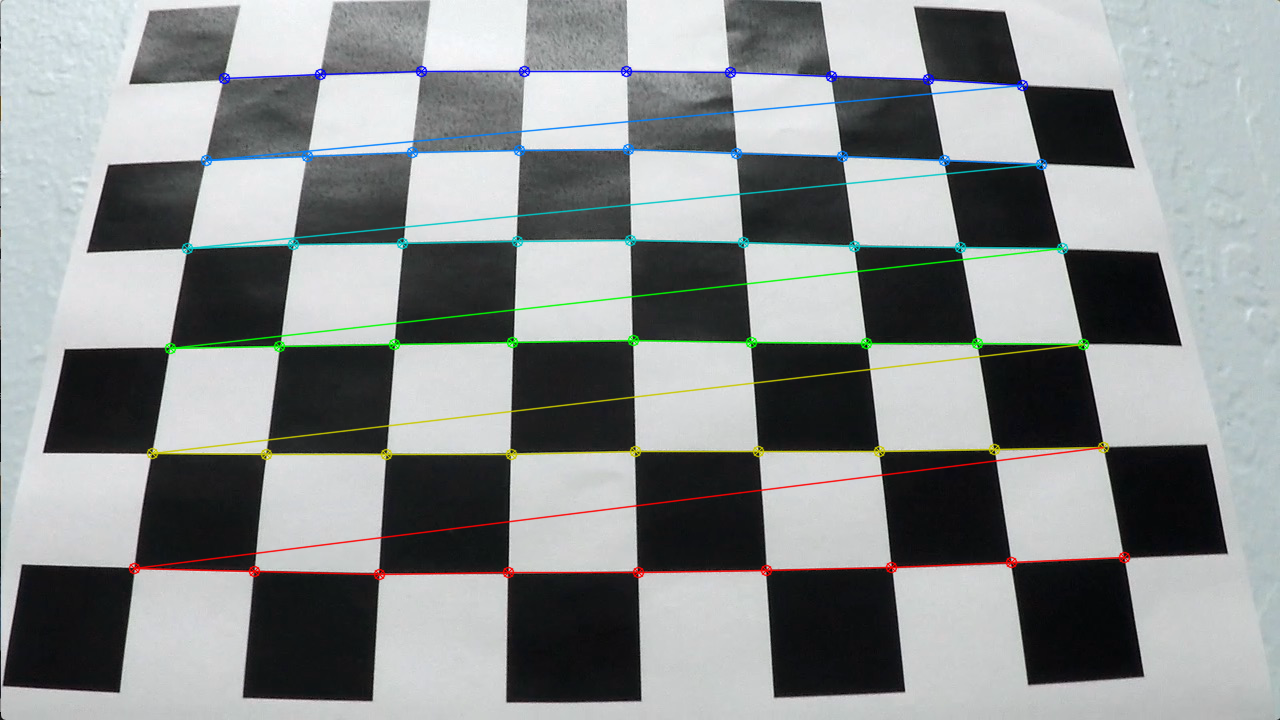
#> input picture output_images/calibration/calibration_0.jpg, 1280 x 720 px, given as the content of the folder ./test_images, which was not available
$ jupyter execute --allow-errors AdvancedLaneFinding.ipynb   (shell and % lines are left out)   (older library calls are emulated)   (text cells are left out)
#> lines starting #> are read from the running program, lines starting #| are printed output that depends on the picture; after the words box and inside, x2 and y2 are one past the last pixel; in counts of white or black regions, pixels touching at a corner belong together; pictures that were not available may be replaced by others from this repository, and a replacement may not be noted
[cell 1]
import os
import numpy as np
import cv2
import glob
import matplotlib.pyplot as plt
import matplotlib.image as mpimg

[cell 2]
DEBUG = True
SHOW_IMAGES = False

if DEBUG:
    images = glob.glob('./test_images/*')

[cell 3]
def calibrate_camera(nx, ny, images, DEBUG = False, SHOW_IMAGES = False):

    """
    Calibrate camera using a set of calibration images with chessboards.
    Returns:
        mtx: Camera Matrix
        dist: Distortion coefficients
    """

    # 3-D points: (x, y, z)
    objp = np.zeros((nx*ny,3), np.float32)
    objp[:,:2] = np.mgrid[0:nx,0:ny].T.reshape(-1,2)

    # Arrays to store object points and image points from all the images.
    objpoints = [] # 3d points in real world space
    imgpoints = [] # 2d points in image plane.

    # Step through the list and search for chessboard corners
    for i in range(0, len(images)):

        # Read Image
        img = cv2.imread(images[i])

        # Convert to Gray Scale
        gray = cv2.cvtColor(img,cv2.COLOR_BGR2GRAY)

        # Find the chessboard corners
        ret, corners = cv2.findChessboardCorners(gray, (nx,ny), None)

        if (DEBUG):
            print(f"Image {images[i]} ({i}/{len(images)}) - Corners Found: {ret}")

        # If found, add object points, image points
        if ret == True:
            objpoints.append(objp)
            imgpoints.append(corners)

            # Draw and display the corners
            cv2.drawChessboardCorners(img, (nx, ny), corners, ret)
            plt.imsave(f'./output_images/calibration/calibration_{i}.jpg', img)

    # Calibrate Camera using object points and image points
    # ret, mtx, dist, rvecs, tvecs - Ignoring irrelvant outputs for this project
    _, mtx, dist, _, _ = cv2.calibrateCamera(objpoints, imgpoints,
                                             gray.shape[::-1],None,None)


    # Return Camera matrix and distortion coefficients
    return mtx, dist

[cell 4]
if DEBUG:
    # Make a list of calibration images

    cal_images = glob.glob('./camera_cal/calibration*.jpg')
    mtx, dist = calibrate_camera(9, 6, cal_images, DEBUG, SHOW_IMAGES)
#> in calibrate_camera, img is the input picture: shape (720, 1280, 3); mean B, G, R 141.3, 141.1, 137.4
#> in calibrate_camera, `ret, corners = cv2.findChessboardCorners(gray, (nx,ny), None)`: ret = True; corners = 54 rows, first 8: [223, 78.5], [320, 74.5], [420, 71.5], [524, 71], [626.4, 72.46], [729.5, 72], [831.7, 73.73], [928.4, 77.23]
#| Image _only/calibration_0.jpg (0/1) - Corners Found: True
#> in calibrate_camera, `cv2.drawChessboardCorners(img, (nx, ny), corners, ret)`:
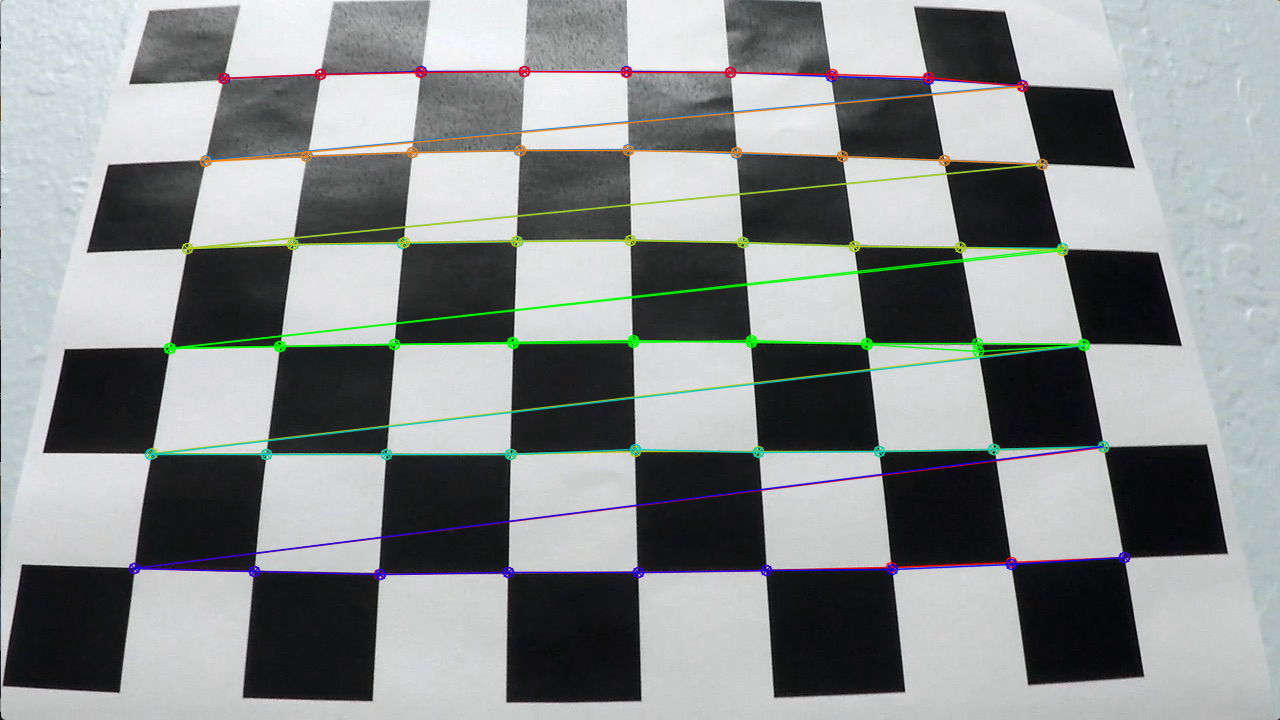
#> img: shape (720, 1280, 3); 3.64% of pixels changed, all inside (x1, y1, x2, y2) = (128, 65, 1131, 581)
#> in calibrate_camera, `plt.imsave(f'./output_images/calibration/calibration_{i}.jpg', img)`:
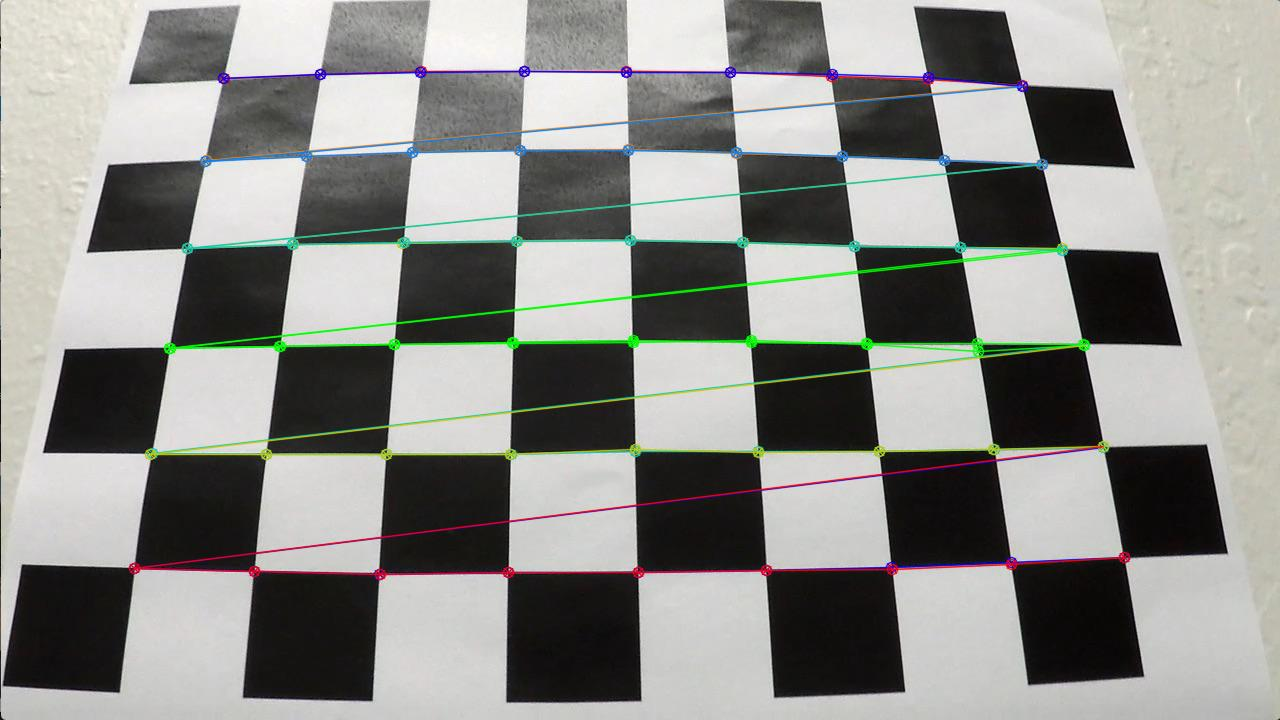
#> saved as calibration_0.jpg: shape (720, 1280, 3); mean R, G, B 140.7, 141.3, 137.4
#> in calibrate_camera, `_, mtx, dist, _, _ = cv2.calibrateCamera(objpoints, imgpoints, gray.sh..`: mtx = [[1520.4, 0, 701.2], [0, 1600.2, 348], [0, 0, 1]]; dist = [[-0.449, -0.0873, 0.0213, -0.00958, 1.43]]
#> mtx = [[1520.4, 0, 701.2], [0, 1600.2, 348], [0, 0, 1]]; dist = [[-0.449, -0.0873, 0.0213, -0.00958, 1.43]]

[cell 5]
def undistort_image(img, mtx, dist):

    """
    Undistorts the image after camera calibration.
    Returns:
        img: Undistorted Image
    """

    return cv2.undistort(img, mtx, dist, None, mtx)

[cell 6]
if DEBUG:
    # Make a list of calibration images
    img = cv2.imread('./camera_cal/calibration1.jpg')
    test = undistort_image(img, mtx, dist)
    plt.imsave(f'./output_images/calibration/undistorted_chessboard.jpg', test)
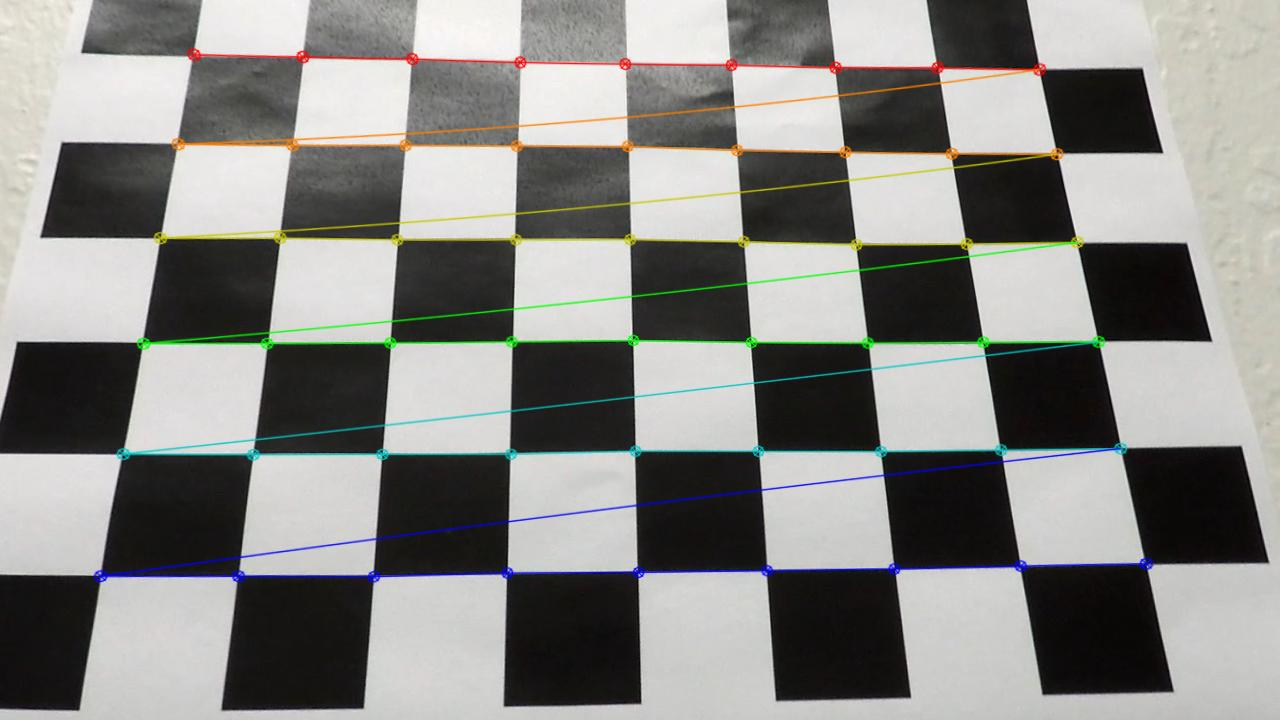
#> saved as undistorted_chessboard.jpg: shape (720, 1280, 3); mean R, G, B 135.5, 135.5, 132.3

[cell 7]
# Helper Functions
def get_gradient(img, vertical_gradient = True, sobel_kernel=3):

    # Calculate the gradient
    return cv2.Sobel(img, cv2.CV_64F, vertical_gradient, not(vertical_gradient))

# [17 lines left out: functions scale_mtx_to_8bit, apply_thresholds, not called in this run]

[cell 8]
# Gradient
# [26 lines left out: functions apply_gradient_thresholds, apply_magnitude_thresholds, apply_direction_thresholds, not called in this run]

[cell 9]
# Gradient Pipeline
def apply_gradient_pipeline(img):

    gray = cv2.cvtColor(img, cv2.COLOR_RGB2GRAY)

    # Calculate the gradient
    sobel_x = get_gradient(gray, True, sobel_kernel = 7)
    sobel_y = get_gradient(gray, False, sobel_kernel = 7)

    gradient_x_mask = apply_gradient_thresholds(sobel_x, threshold = (20,220))
    direction_mask = apply_direction_thresholds(sobel_x, sobel_y, threshold = (40*np.pi/180, 70*np.pi/180))
    magnitude_mask = apply_magnitude_thresholds(sobel_x, sobel_y, threshold = (50, 200))

    combined = np.zeros_like(direction_mask)
    combined[(gradient_x_mask == 1) & ((magnitude_mask == 1) & (direction_mask == 1))] = 1

    return combined

#> (a cell that did not finish here is left out)

[cell 11]
# Color
# [20 lines left out: functions apply_red_threshold, apply_saturation_threshold, apply_color_pipeline, not called in this run]

[cell 12]
def get_thresholded_image(img):

    gradient_masks = apply_gradient_pipeline(img)
    color_masks = apply_color_pipeline(img)

    combined = np.zeros_like(color_masks)
    combined[(gradient_masks == 1) | (color_masks == 1)] = 1

    return combined

#> (a cell that did not finish here is left out)

[cell 14]
# [26 lines left out: functions apply_perspective_transform, apply_lane_birds_eye_view, not called in this run]

[cell 15]
# [7 lines left out: function draw_lines_from_points, not called in this run]

#> (a cell that did not finish here is left out)

[cell 17]
# [9 lines left out: function get_activation_peaks, not called in this run]

#> (a cell that did not finish here is left out)

[cell 19]
# [12 lines left out: function fit_second_degree_polynomial, not called in this run]

[cell 20]
# [73 lines left out: function find_lane_pixels, not called in this run]

[cell 21]
# [23 lines left out: function detect_lane_lines, not called in this run]

[cell 22]
# [71 lines left out: function detect_lane_lines_bias, not called in this run]

#> (a cell that did not finish here is left out)

[cell 24]
# [15 lines left out: function get_curvature_radius, not called in this run]

[cell 25]
# [6 lines left out: function get_lanes_curvature, not called in this run]

[cell 26]
# [6 lines left out: function get_car_offset, not called in this run]

[cell 27]
# [5 lines left out: function restore_perspective, not called in this run]

[cell 28]
# [16 lines left out: function highlight_lane, not called in this run]

[cell 29]
# [23 lines left out: function add_metrics, not called in this run]

[cell 30]
class LaneDetector:
    def __init__(self, nx, ny, calibration_path):

        cal_images = glob.glob(calibration_path)
        self.mtx, self.dist = calibrate_camera(nx, ny, cal_images, DEBUG, SHOW_IMAGES)

        self.line_fit = (None, None)

    def __call__(self, img):

        # Step 1: Undistoring Image
        processed_image = undistort_image(img, self.mtx, self.dist)

        # Step 2: Applying Thresholds
        processed_image = get_thresholded_image(processed_image)

        # Step 3: Changing Perspective
        M, Minv, processed_image = apply_lane_birds_eye_view(processed_image)

        # Step 4: Detect Lines
        self.line_fit, line_points, _ = detect_lane_lines_bias(processed_image, *self.line_fit,
                                                               SHOW_IMAGES = False)

        # Step 5: Highlight Lane
        lane = highlight_lane(processed_image, line_points[0], line_points[1], processed_image.shape[:2])

        # Step 6: Unwarp lane and add to main image
        unwarped_lane = restore_perspective(lane, Minv)
        final_image = cv2.addWeighted(img, 1, unwarped_lane, 0.3, 0)

        # Step 7: Add Metrics
        add_metrics(final_image, line_points[0], line_points[1])

        return final_image

[cell 31]
# Make a list of calibration images
base_dir = "test_images/"
lane_detector = LaneDetector(9, 6, './camera_cal/calibration*.jpg')
#| Image _only/calibration_0.jpg (0/1) - Corners Found: True
#> in __init__, `self.mtx, self.dist = calibrate_camera(nx, ny, cal_images, DEBUG, SHOW..`: self.mtx = [[1520.4, 0, 701.2], [0, 1600.2, 348], [0, 0, 1]]; self.dist = [[-0.449, -0.0873, 0.0213, -0.00958, 1.43]]

#> (a cell that did not finish here is left out)

#> in apply_gradient_pipeline, `gray = cv2.cvtColor(img, cv2.COLOR_RGB2GRAY)`:
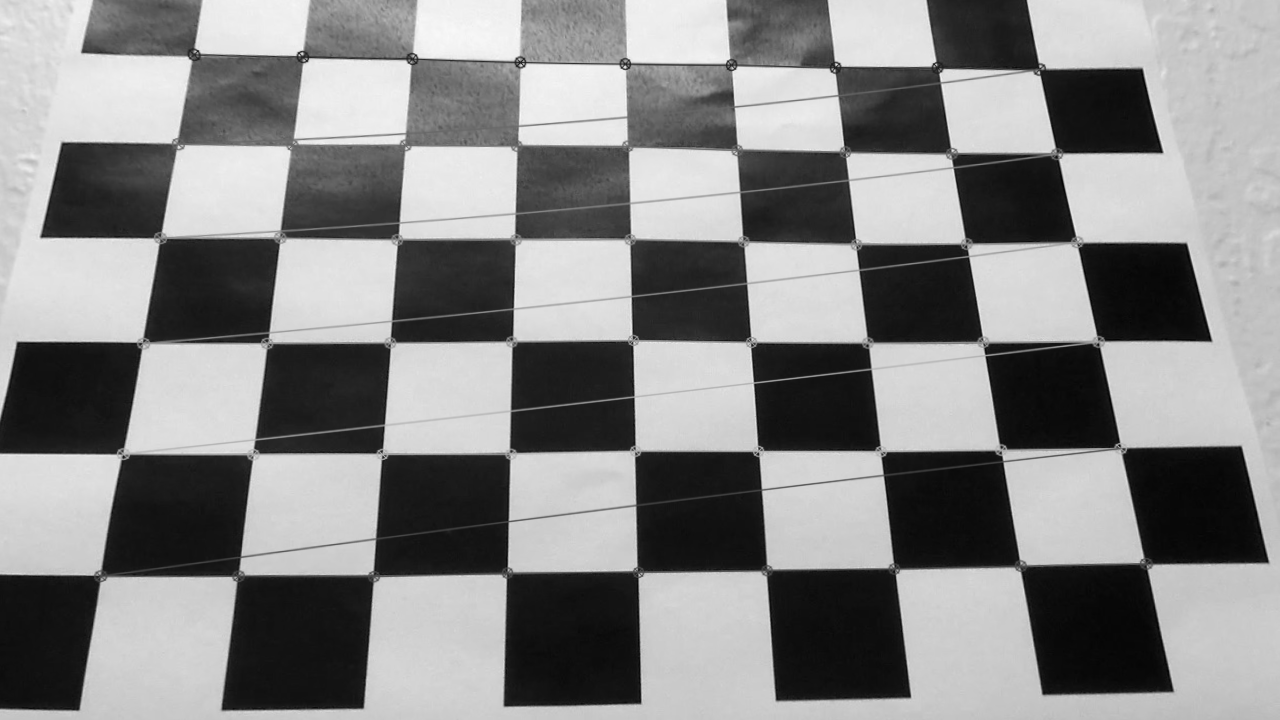
#> gray: shape (720, 1280) float32; min 0.00134, max 0.984, mean 0.527

    plt.imsave(output_dir + img_path, processed_img)
